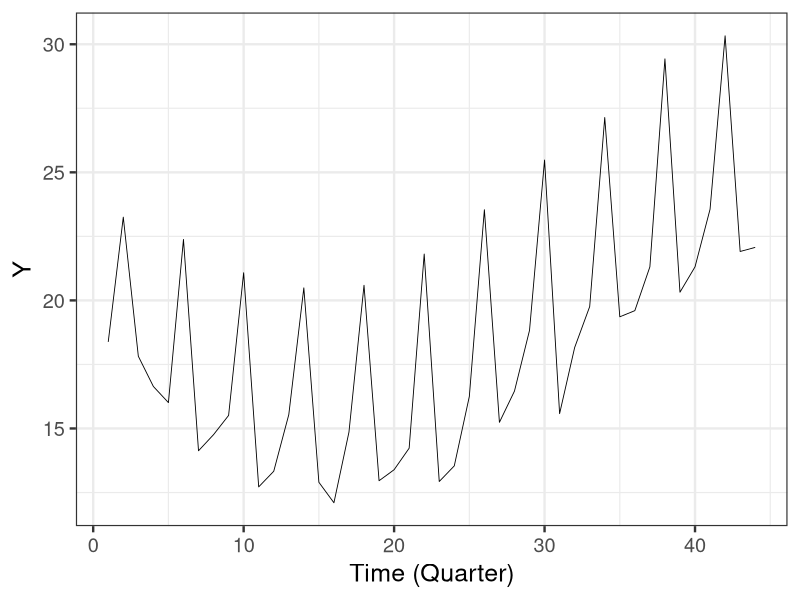

Write R code to recreate this figure.
library(ggplot2)

d <- read.csv('input/data-season.csv')

p <- ggplot() +
  theme_bw(base_size=18) +
  geom_line(data=d, aes(x=X, y=Y), size=0.3) +
  labs(x='Time (Quarter)', y='Y')
ggsave(p, file='output/fig11-6.png', dpi=300, width=3.5, height=3)
